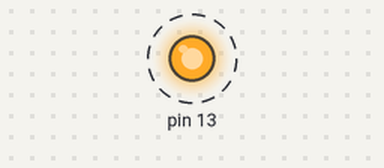
A sketch run on a simulated Arduino Uno, built with avr-gcc and run on an emulated ATmega328P. Shown: output pins drawn as LEDs (lit = HIGH). Dashed ring = blinking. What the sketch prints to the serial monitor is not drawn.

Above: at 0.2 s.
Timing chart, 0 to 3.0 s (numbered marks = the images above):
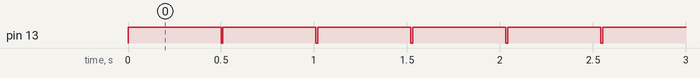

Measured:
- by itself, pin 13: alternates HIGH for 0.50 s and LOW for 0.01 s

The sketch:

blink_pattern_Misung.ino
```cpp
void setup() {
  Serial.begin(9600);
  pinMode(13, OUTPUT);

}

void loop() {
  digitalWrite(13, HIGH);
  Serial.println("LED is on");
  delay(500);

  digitalWrite(13,LOW);
  Serial.println("LED is off");
  delay(10);

}
```
